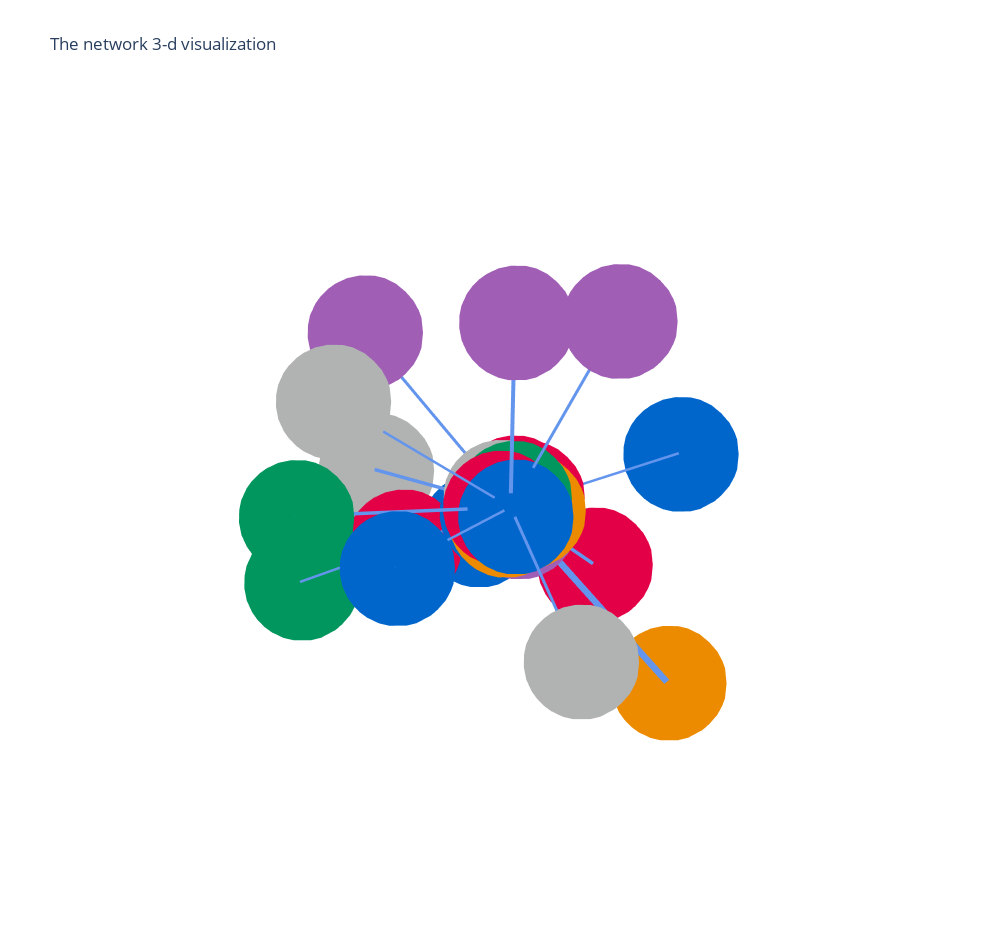

Here is the notebook cell this chart was saved with:
### Code cell
fig = go.Figure(layout=layout)

for trace in edge_trace3d:
    fig.add_trace(trace)

fig.add_trace(trace_nodes3d)

fig.show()
fig.write_html('3d_visualization.html')

### Figure 1 — Plotly figure (JSON) as saved in the notebook; plotly's stock layout.template omitted (floating-point values rounded to 4 significant figures)
{"data": [{"hoverinfo": "text", "line": {"color": "cornflowerblue", "width": 13}, "mode": "lines", "text": "13", "type": "scatter3d", "x": [-0.05208, -0.3347, null], "y": [0.06415, 0.8473, null], "z": [-0.01836, -0.8023, null]}, {"hoverinfo": "text", "line": {"color": "cornflowerblue", "width": 10}, "mode": "lines", "text": "10", "type": "scatter3d", "x": [-0.05208, -0.07219, null], "y": [0.06415, 0.1446, null], "z": [-0.01836, -0.001528, null]}, {"hoverinfo": "text", "line": {"color": "cornflowerblue", "width": 8}, "mode": "lines", "text": "8", "type": "scatter3d", "x": [-0.05208, 0.0659, null], "y": [0.06415, 0.1935, null], "z": [-0.01836, 1, null]}, {"hoverinfo": "text", "line": {"color": "cornflowerblue", "width": 7}, "mode": "lines", "text": "7", "type": "scatter3d", "x": [-0.05208, -0.0274, null], "y": [0.06415, -0.9391, null], "z": [-0.01836, -0.2791, null]}, {"hoverinfo": "text", "line": {"color": "cornflowerblue", "width": 7}, "mode": "lines", "text": "7", "type": "scatter3d", "x": [-0.05208, -0.7837, null], "y": [0.06415, 0.004797, null], "z": [-0.01836, -0.8309, null]}, {"hoverinfo": "text", "line": {"color": "cornflowerblue", "width": 7}, "mode": "lines", "text": "7", "type": "scatter3d", "x": [-0.05208, 0.7978, null], "y": [0.06415, -0.4046, null], "z": [-0.01836, 0.1333, null]}, {"hoverinfo": "text", "line": {"color": "cornflowerblue", "width": 6}, "mode": "lines", "text": "6", "type": "scatter3d", "x": [-0.05208, -0.04302, null], "y": [0.06415, 0.08328, null], "z": [-0.01836, 0.05338, null]}, {"hoverinfo": "text", "line": {"color": "cornflowerblue", "width": 6}, "mode": "lines", "text": "6", "type": "scatter3d", "x": [-0.05208, 0.4876, null], "y": [0.06415, 0.9527, null], "z": [-0.01836, 0.01997, null]}, {"hoverinfo": "text", "line": {"color": "cornflowerblue", "width": 6}, "mode": "lines", "text": "6", "type": "scatter3d", "x": [-0.05208, 0.1074, null], "y": [0.06415, -0.7373, null], "z": [-0.01836, 0.6536, null]}, {"hoverinfo": "text", "line": {"color": "cornflowerblue", "width": 6}, "mode": "lines", "text": "6", "type": "scatter3d", "x": [-0.05208, -0.4979, null], "y": [0.06415, -0.6394, null], "z": [-0.01836, -0.7787, null]}, {"hoverinfo": "text", "line": {"color": "cornflowerblue", "width": 6}, "mode": "lines", "text": "6", "type": "scatter3d", "x": [-0.05208, -0.5412, null], "y": [0.06415, 0.2263, null], "z": [-0.01836, 0.8151, null]}, {"hoverinfo": "text", "line": {"color": "cornflowerblue", "width": 5}, "mode": "lines", "text": "5", "type": "scatter3d", "x": [-0.05208, -0.0331, null], "y": [0.06415, 0.009323, null], "z": [-0.01836, 0.02697, null]}, {"hoverinfo": "text", "line": {"color": "cornflowerblue", "width": 5}, "mode": "lines", "text": "5", "type": "scatter3d", "x": [-0.05208, -0.009313, null], "y": [0.06415, 0.127, null], "z": [-0.01836, -0.0115, null]}, {"hoverinfo": "text", "line": {"color": "cornflowerblue", "width": 5}, "mode": "lines", "text": "5", "type": "scatter3d", "x": [-0.05208, 0.6414, null], "y": [0.06415, -0.2525, null], "z": [-0.01836, 0.7031, null]}, {"hoverinfo": "text", "line": {"color": "cornflowerblue", "width": 5}, "mode": "lines", "text": "5", "type": "scatter3d", "x": [-0.05208, 0.8846, null], "y": [0.06415, 0.4002, null], "z": [-0.01836, 0.3812, null]}, {"hoverinfo": "text", "line": {"color": "cornflowerblue", "width": 5}, "mode": "lines", "text": "5", "type": "scatter3d", "x": [-0.05208, -0.9654, null], "y": [0.06415, 0.3516, null], "z": [-0.01836, -0.00994, null]}, {"hoverinfo": "text", "line": {"color": "cornflowerblue", "width": 5}, "mode": "lines", "text": "5", "type": "scatter3d", "x": [-0.07219, -0.05208, null], "y": [0.1446, 0.06415, null], "z": [-0.001528, -0.01836, null]}, {"hoverinfo": "text", "line": {"color": "cornflowerblue", "width": 9}, "mode": "lines", "text": "9", "type": "scatter3d", "x": [-0.05857, -0.05208, null], "y": [0.03354, 0.06415, null], "z": [-0.06816, -0.01836, null]}, {"hoverinfo": "text", "line": {"color": "cornflowerblue", "width": 8}, "mode": "lines", "text": "8", "type": "scatter3d", "x": [0.001548, -0.05208, null], "y": [0.07672, 0.06415, null], "z": [-0.0515, -0.01836, null]}, {"hoverinfo": "text", "line": {"color": "cornflowerblue", "width": 7}, "mode": "lines", "text": "7", "type": "scatter3d", "x": [-0.04971, -0.05208, null], "y": [0.1133, 0.06415, null], "z": [-0.06913, -0.01836, null]}, {"hoverinfo": "text", "line": {"color": "cornflowerblue", "width": 6}, "mode": "lines", "text": "6", "type": "scatter3d", "x": [-0.04302, -0.05208, null], "y": [0.08328, 0.06415, null], "z": [0.05338, -0.01836, null]}, {"hoverinfo": "text", "line": {"color": "cornflowerblue", "width": 6}, "mode": "lines", "text": "6", "type": "scatter3d", "x": [-0.1006, -0.05208, null], "y": [0.03075, 0.06415, null], "z": [0.02819, -0.01836, null]}, {"hoverinfo": "text", "line": {"color": "cornflowerblue", "width": 6}, "mode": "lines", "text": "6", "type": "scatter3d", "x": [-0.009313, -0.05208, null], "y": [0.127, 0.06415, null], "z": [-0.0115, -0.01836, null]}, {"hoverinfo": "text", "line": {"color": "cornflowerblue", "width": 6}, "mode": "lines", "text": "6", "type": "scatter3d", "x": [-0.002239, -0.05208, null], "y": [0.01446, 0.06415, null], "z": [-0.04752, -0.01836, null]}, {"hoverinfo": "text", "line": {"color": "cornflowerblue", "width": 6}, "mode": "lines", "text": "6", "type": "scatter3d", "x": [-0.0331, -0.05208, null], "y": [0.009323, 0.06415, null], "z": [0.02697, -0.01836, null]}, {"hoverinfo": "text", "line": {"color": "cornflowerblue", "width": 6}, "mode": "lines", "text": "6", "type": "scatter3d", "x": [-0.09362, -0.05208, null], "y": [0.07833, 0.06415, null], "z": [-0.08477, -0.01836, null]}, {"hoverinfo": "text", "line": {"color": "cornflowerblue", "width": 6}, "mode": "lines", "text": "6", "type": "scatter3d", "x": [-0.1267, -0.05208, null], "y": [0.06605, 0.06415, null], "z": [-0.03449, -0.01836, null]}, {"hoverinfo": "text", "line": {"color": "cornflowerblue", "width": 5}, "mode": "lines", "text": "5", "type": "scatter3d", "x": [-0.1123, -0.05208, null], "y": [0.09921, 0.06415, null], "z": [0.02741, -0.01836, null]}, {"hoverinfo": "text", "line": {"color": "cornflowerblue", "width": 5}, "mode": "lines", "text": "5", "type": "scatter3d", "x": [0.309, -0.05208, null], "y": [-0.31, 0.06415, null], "z": [-0.2555, -0.01836, null]}, {"hoverinfo": "text", "line": {"color": "cornflowerblue", "width": 5}, "mode": "lines", "text": "5", "type": "scatter3d", "x": [0.309, 0.6683, null], "y": [-0.31, -0.6834, null], "z": [-0.2555, -0.4933, null]}, {"hoverinfo": "text", "line": {"color": "cornflowerblue", "width": 5}, "mode": "lines", "text": "5", "type": "scatter3d", "x": [-0.08192, -0.05208, null], "y": [-0.01221, 0.06415, null], "z": [-0.0266, -0.01836, null]}, {"hoverinfo": "text", "line": {"color": "cornflowerblue", "width": 5}, "mode": "lines", "text": "5", "type": "scatter3d", "x": [0.02207, -0.05208, null], "y": [0.06144, 0.06415, null], "z": [0.02107, -0.01836, null]}, {"hoverinfo": "text", "marker": {"color": ["#ED8B00", "#ED8B00", "#ED8B00", "#00965E", "#ED8B00", "#A05EB5", "#B1B3B3", "#E40046", "#00965E", "#A05EB5", "#00965E", "#E40046", "#0066CC", "#0066CC", "#B1B3B3", "#B1B3B3", "#A05EB5", "#0066CC", "#A05EB5", "#A05EB5", "#00965E", "#B1B3B3", "#E40046", "#E40046", "#00965E", "#0066CC", "#ED8B00", "#0066CC", "#E40046"], "size": 40, "symbol": "circle"}, "mode": "markers", "text": ["Anthony", "Matthew", "Christopher", "Linda", "Daniel", "Richard", "Margaret", "Jessica", "Patricia", "David", "Jennifer", "Susan", "Michael", "William", "Sandra", "Betty", "Thomas", "John", "Charles", "Joseph", "Mary", "Lisa", "Karen", "Sarah", "Elizabeth", "Robert", "Nancy", "James", "Barbara"], "type": "scatter3d", "x": [-0.05208, -0.3347, -0.07219, -0.05857, 0.001548, 0.0659, -0.0274, -0.7837, 0.7978, -0.04971, -0.04302, -0.1006, -0.009313, -0.002239, -0.0331, 0.4876, 0.1074, -0.4979, -0.09362, -0.5412, -0.1267, 0.6414, -0.1123, 0.309, 0.6683, 0.8846, -0.08192, -0.9654, 0.02207], "y": [0.06415, 0.8473, 0.1446, 0.03354, 0.07672, 0.1935, -0.9391, 0.004797, -0.4046, 0.1133, 0.08328, 0.03075, 0.127, 0.01446, 0.009323, 0.9527, -0.7373, -0.6394, 0.07833, 0.2263, 0.06605, -0.2525, 0.09921, -0.31, -0.6834, 0.4002, -0.01221, 0.3516, 0.06144], "z": [-0.01836, -0.8023, -0.001528, -0.06816, -0.0515, 1, -0.2791, -0.8309, 0.1333, -0.06913, 0.05338, 0.02819, -0.0115, -0.04752, 0.02697, 0.01997, 0.6536, -0.7787, -0.08477, 0.8151, -0.03449, 0.7031, 0.02741, -0.2555, -0.4933, 0.3812, -0.0266, -0.00994, 0.02107]}], "layout": {"height": 950, "hovermode": "closest", "margin": {"t": 100}, "scene": {"xaxis": {"showbackground": false, "showgrid": false, "showline": false, "showticklabels": false, "title": {"text": ""}, "zeroline": false}, "yaxis": {"showbackground": false, "showgrid": false, "showline": false, "showticklabels": false, "title": {"text": ""}, "zeroline": false}, "zaxis": {"showbackground": false, "showgrid": false, "showline": false, "showticklabels": false, "title": {"text": ""}, "zeroline": false}}, "showlegend": false, "title": {"text": "The network 3-d visualization"}, "width": 1000}}
